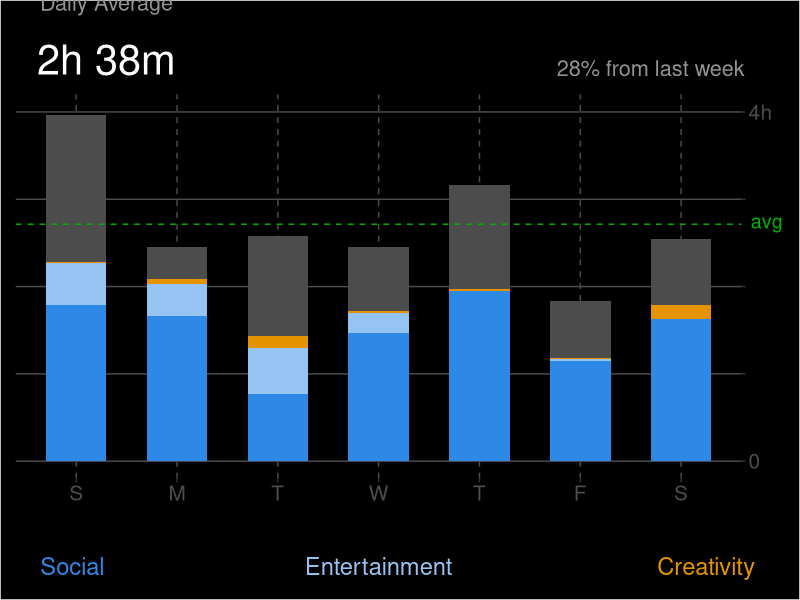

This chart was generated by the following R code:
## ---- chunk 1
knitr::opts_chunk$set(echo = TRUE)
library(tidyverse)
## ---- chunk 2
# 1) Here's one way to obtain the input data table

# input vectors
days = c("Sunday", "Monday", "Tuesday", "Wednesday", "Thursday", "Friday", "Saturday")
social = c(107, 100, 46, 88, 117, 69, 98)
entertainment = c(29, 22, 32, 14, 0, 1, 0)
creativity = c(1, 3, 8, 1, 1, 1, 9)
other = c(101, 22, 69, 44, 72, 39, 46)

# assemble data frame
tbl <- data.frame(
  'Day' = days,
  'Social' = social,
  'Entertainment' = entertainment,
  'Creativity' = creativity,
  'Other' = other
)

# reshape into long (tall) format for ggplot convenience
tbl <- pivot_longer(
  data = tbl,            # table to be reshaped
  cols = Social:Other,   # variables to be "stacked" together
  names_to = "Category", # column-name of stacked variables
  values_to = "Time")    # column-name of stacked values

# convert time from minutes to hours
tbl <- mutate(tbl, Time = Time / 60)

head(tbl)
## ---- chunk 3
# 2) Total time per day
# (to be used later to get average time)
dat_total_time = tbl %>% 
  group_by(Day) %>%
  summarise(total_time = sum(Time)) %>%
  ungroup()

dat_total_time
## ---- chunk 4
# 3) Barchart
# (code based on Angel Alcala's submission)

# color palette
orange1 = "#E59400"
light_gray1 = "#939393"
gray1 = "#4C4C4C"
blue1 = "#2D89E5"
light_blue1 = "#96C4F2"
green1 = "#00B300"


# barchart
ggplot(
  data = tbl, 
  aes(x = Day, 
      y = Time, 
      fill = factor(Category, levels = c("Other", "Creativity", "Entertainment","Social")))) +
  geom_bar(width = 0.6, position = "stack", stat = "identity") +
  # customizing scale elements
  scale_x_discrete(limits = days, labels = c("S", "M", "T", "W", "T", "F", "S")) +
  scale_y_continuous(labels = c("0", " ", " ", " ", "4h"), position = "right") + 
  geom_hline(yintercept = mean(dat_total_time$total_time),
             color = green1,
             linetype = "dashed") +
  scale_fill_manual(values = c(gray1, 
                               orange1,
                               light_blue1,
                               blue1)) +
  # theme elements
  theme(panel.background = element_rect(fill = "black"),
        panel.grid.major = element_line(color = gray1),
        panel.grid.minor = element_blank(),
        panel.grid.major.x = element_line(linetype = "dashed"),
        axis.text.x = element_text(size = 15),
        axis.text.y = element_text(size = 15),
        plot.background = element_rect(fill = "black"),
        legend.position = "none",
        plot.margin = unit(c(2.4,.7,2.4,.4), "cm"),
        axis.title.x = element_blank(),
        axis.title.y = element_blank()) +
  # annotations
  annotate("text", x = 1.3, y = 5.25, label = "Daily Average", size = 5.5, color = light_gray1) +
  annotate("text", x = 1.3, y = 4.6, label = "2h 38m", size = 10.5, color = "white") +
  annotate("text", x = 6.7, y = 4.5, label = "28% from last week", size = 5.5, color = light_gray1) + 
  annotate("text", x = 7.85, y = 2.75, label = "avg", size = 5, color = green1) +
  annotate("text", x = .96, y = -1.2, label = "Social", size = 6, color = blue1) +
  annotate("text", x = 4, y = -1.2, label = "Entertainment", size = 6, color = light_blue1) + 
  annotate("text", x = 7.25, y = -1.2, label = "Creativity", size = 6, color = orange1) + 
  annotate("text", x = .96, y = -1.7, label = "10h 21m", size = 6, color = "white") +
  annotate("text", x = 4, y = -1.7, label = "1h 10m", size = 6, color = "white") + 
  annotate("text", x = 7.25, y = -1.7, label = "24m", size = 6, color = "white") + 
  coord_cartesian(xlim = c(1,7), ylim = c(0,4), clip = "off")
